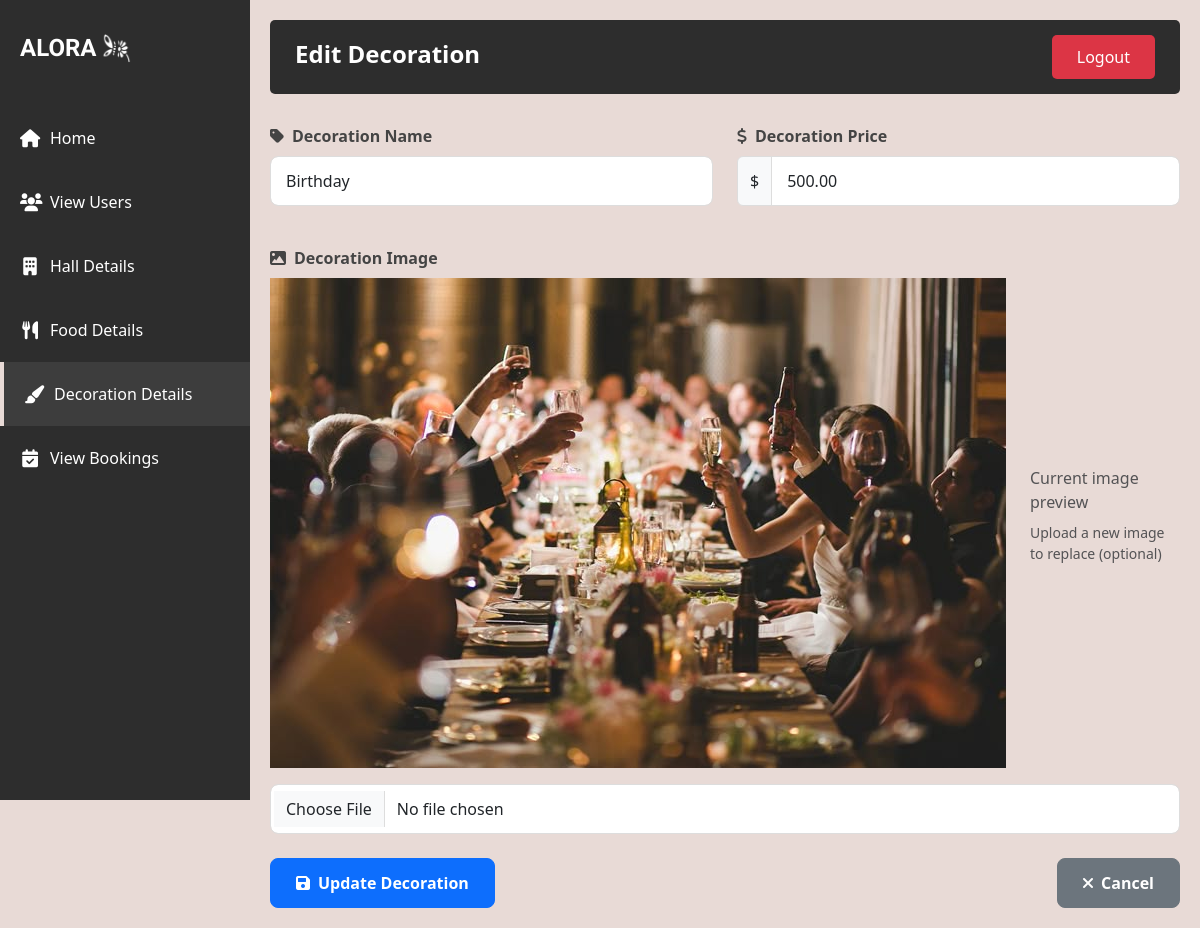
/updatedecoration/6 (signed in), run on the app's committed database.
### aloraapp/models.py (models this page shows)
class Decoration(models.Model):
    decoration_name=models.CharField(max_length=100,null=True)
    decoration_image=models.ImageField(upload_to='image/')
    decoration_price=models.DecimalField(max_digits=10,decimal_places=2)

### aloraapp/views.py (the view, shortened to what this page needs)
# urls.py: path('updatedecoration/<int:id>',views.update_decoration,name='updatedecoration'),
@login_required(login_url='login')
def update_decoration(request, id):
    if not request.user.is_staff:
        messages.error(request, "You are not authorized to perform this action.")
        return redirect('admin')
    decoration = get_object_or_404(Decoration, id=id)
    context = {'decoration': decoration}
    return render(request, 'update_decoration.html', context)

### template/update_decoration.html (shortened to what this page needs)
{% load static %}
<!DOCTYPE html>
<html lang="en">
<head>
    <link href="https://cdn.jsdelivr.net/npm/bootstrap@5.3.0/dist/css/bootstrap.min.css" rel="stylesheet">
    <link rel="stylesheet" href="https://cdnjs.cloudflare.com/ajax/libs/font-awesome/6.0.0-beta3/css/all.min.css">
</head>
<body>
    <div class="sidebar">
        <div class="logo-container">
            <div class="logo">ALORA</div>
            <img src="{% static 'aloral.png' %}" alt="Light Bulb" class="logo-image">
        </div>
        <nav class="nav flex-column">
            <a class="nav-link" href="{% url 'admin' %}">
                <i class="fas fa-home"></i> Home
            </a>
            <a class="nav-link" href="{% url 'viewusers' %}">
                <i class="fas fa-users"></i> View Users
            </a>
            <a class="nav-link" href="{% url 'halldetails' %}">
                <i class="fas fa-building"></i> Hall Details
            </a>
            <a class="nav-link" href="{% url 'fooddetails' %}">
                <i class="fas fa-utensils"></i> Food Details
            </a>
            <a class="nav-link active" href="{% url 'decorationdetails' %}">
                <i class="fas fa-paint-brush"></i> Decoration Details
            </a>
            <a class="nav-link" href="{% url 'admin_view_booking' %}">
                <i class="fas fa-calendar-check"></i> View Bookings
            </a>
        </nav>
    </div>
    <div class="main-content">
        <div class="top-nav">
            <div class="welcome-section">
                <h1 class="page-title">Edit Decoration</h1>
            </div>
            <a href="{% url 'logout' %}" class="logout-btn">Logout</a>
        </div>
        <div class="form-container">
            <form method="POST" enctype="multipart/form-data">
                <div class="row mb-4">
                    <div class="col-md-6 mb-3">
                        <label for="name" class="form-label">
                            <i class="fas fa-tag me-2"></i>Decoration Name
                        </label>
                        <input type="text" name="name" id="name" class="form-control" value="{{ decoration.decoration_name }}" required>
                    </div>
                    <div class="col-md-6 mb-3">
                        <label for="price" class="form-label">
                            <i class="fas fa-dollar-sign me-2"></i>Decoration Price
                        </label>
                        <div class="input-group">
                            <span class="input-group-text">$</span>
                            <input type="text" name="price" id="price" class="form-control" value="{{ decoration.decoration_price }}" required>
                        </div>
                    </div>
                </div>
                <div class="mb-4">
                    <label for="image" class="form-label">
                        <i class="fas fa-image me-2"></i>Decoration Image
                    </label>
                    <div class="d-flex align-items-center mb-3">
                        {% if decoration.decoration_image %}
                        <img src="{{ decoration.decoration_image.url }}" alt="Current Image" class="preview-image me-4">
                        {% endif %}
                        <div>
                            <p class="text-muted mb-2">Current image preview</p>
                            <p class="text-muted small">Upload a new image to replace (optional)</p>
                        </div>
                    </div>
                    <div class="input-group">
                        <input type="file" name="image" id="image" class="form-control" accept="image/*">
                    </div>
                </div>
                <div class="d-flex justify-content-between mt-4">
                    <button type="submit" class="btn btn-primary">
                        <i class="fas fa-save me-2"></i>Update Decoration
                    </button>
                    <a href="{% url 'decorationdetails' %}" class="btn btn-secondary">
                        <i class="fas fa-times me-2"></i>Cancel
                    </a>
                </div>
            </form>
        </div>
    </div>
</body>
</html>

### template/update_decoration.html (style rules this page uses)
body { background-color: #e8dad6; min-height: 100vh; }
.sidebar { background-color: #2d2d2d; color: white; min-height: 100vh; padding-top: 20px; position: fixed; width: 250px; transition: all 0.3s; z-index: 100; }
.logo-container { display: flex; align-items: center; justify-content: flex-start; padding: 10px 20px; margin-bottom: 30px; }
.logo { font-family: 'Irish Grover'; font-size: 24px; font-weight: bold; }
.logo-image { width: 30px; height: 30px; margin-left: 5px; }
.nav-link { color: #ffffff; padding: 20px 20px; transition: all 0.3s; font-size: 16px; display: flex; align-items: center; }
.nav-link i { margin-right: 10px; font-size: 18px; width: 20px; text-align: center; }
.nav-link.active { background-color: #3d3d3d; border-left: 4px solid #e8dad6; }
.main-content { margin-left: 250px; padding: 20px; transition: all 0.3s; }
.top-nav { display: flex; justify-content: space-between; align-items: center; margin-bottom: 30px; background-color: #2d2d2d; padding: 15px 25px; border-radius: 5px; color: white; }
.logout-btn { background-color: #dc3545; color: white; border: none; padding: 10px 25px; border-radius: 5px; text-decoration: none; transition: background-color 0.3s; }
.form-label { font-weight: 600; color: #444; margin-bottom: 8px; }
.form-control { border-radius: 8px; padding: 12px 15px; border: 1px solid #ddd; transition: all 0.3s; }
.btn { padding: 12px 25px; border-radius: 8px; font-weight: 600; transition: all 0.3s; }
.btn-secondary { background-color: #6c757d; border-color: #6c757d; }
.input-group-text { background-color: #f8f9fa; border-color: #ddd; }
.page-title { font-size: 24px; font-weight: 700; margin-bottom: 5px; color: white; }

### data on the page
Decoration: name "Birthday", price "500.00", decoration_image (picture)
